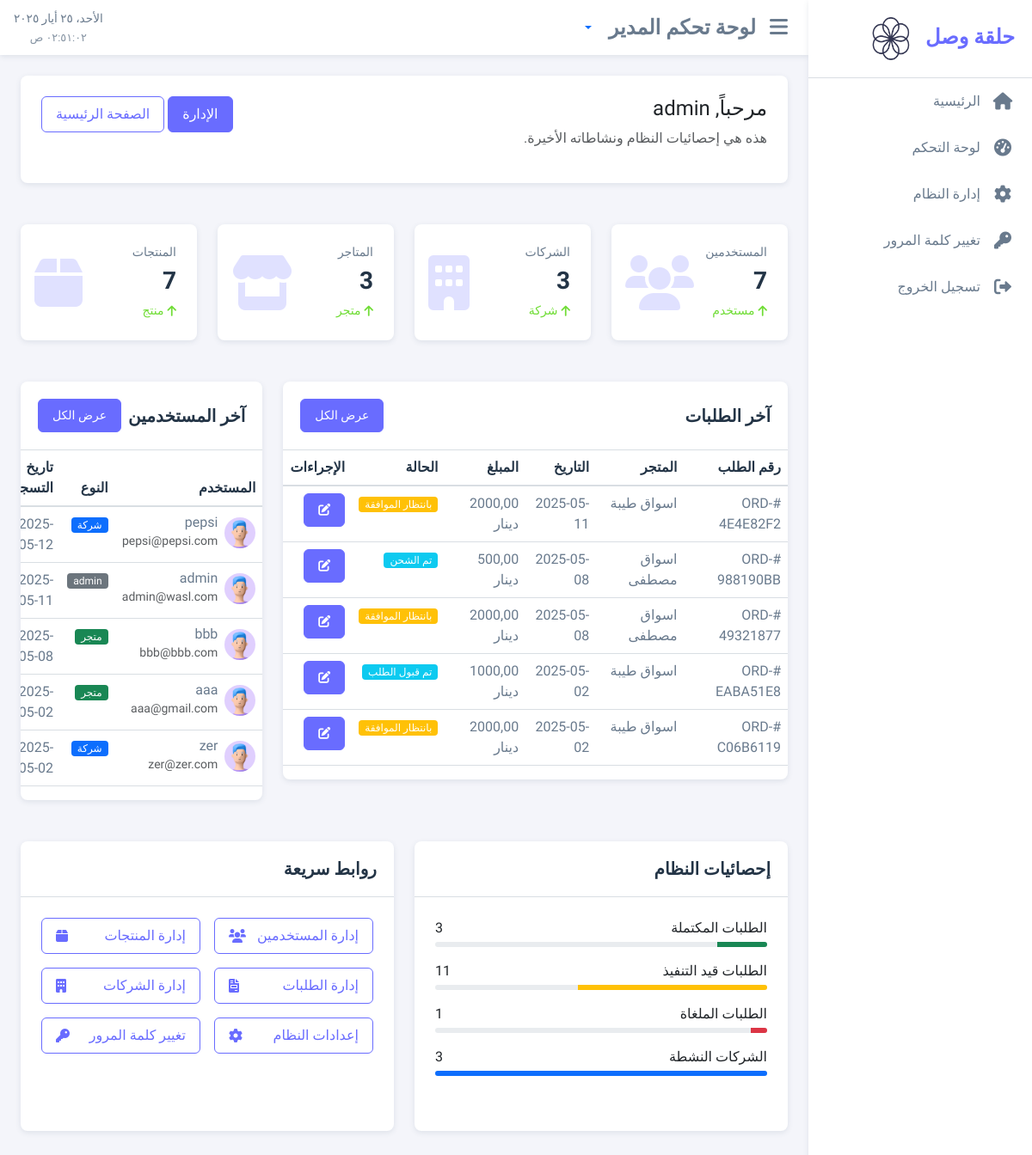
The page /accounts/admin/dashboard/ (signed in) on the database as committed earlier.
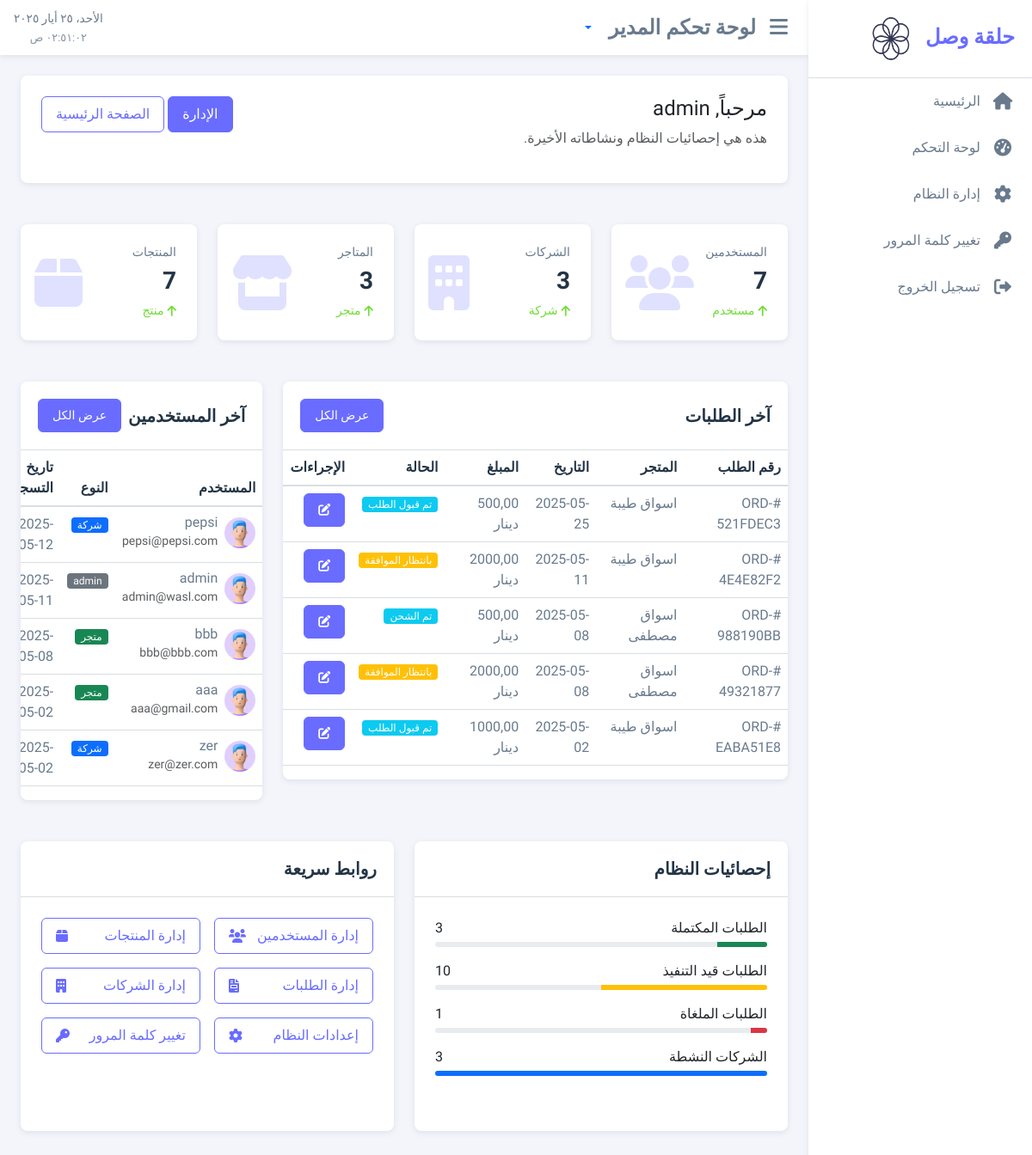
The same page on the database as committed later.
### order_management/models.py (models this page shows, shortened)
class Order(models.Model, BaghdadTimestampMixin):
    STATUS_CHOICES = (
        ('pending', 'بانتظار الموافقة'),
        ('accepted', 'تم قبول الطلب'),
        ('processing', 'قيد التجهيز'),
        ('shipped', 'تم الشحن'),
        ('delivered', 'تم التسليم'),
        ('rejected', 'مرفوض'),
        ('canceled', 'ملغي'),
    )
    customer = models.ForeignKey(Customer, on_delete=models.CASCADE, related_name='orders', verbose_name='المتجر')
    store_name = models.CharField(_('اسم المتجر'), max_length=255)
    store_location = models.CharField(_('موقع المتجر'), max_length=100)
    store_city = models.CharField(_('مدينة المتجر'), max_length=100)
    store_phone = models.CharField(_('هاتف المتجر'), max_length=20)
    order_number = models.CharField(max_length=20, unique=True, verbose_name='رقم الطلب')
    status = models.CharField(max_length=20, choices=STATUS_CHOICES, default='pending', verbose_name='الحالة')
    notes = models.TextField(blank=True, null=True, verbose_name='ملاحظات')
    subtotal = models.DecimalField(max_digits=10, decimal_places=2, verbose_name='المجموع الفرعي')
    tax = models.DecimalField(max_digits=10, decimal_places=2, verbose_name='الضريبة')
    total = models.DecimalField(max_digits=10, decimal_places=2, verbose_name='المجموع النهائي')
    created_at = models.DateTimeField(auto_now_add=True, verbose_name='تاريخ الإنشاء')
    updated_at = models.DateTimeField(auto_now=True, verbose_name='تاريخ التحديث')
    class Meta:
        verbose_name = 'طلب'
        verbose_name_plural = 'الطلبات'
        ordering = ['-created_at']
    def get_status_display(self):
        return dict(self.STATUS_CHOICES).get(self.status, self.status)
    @property
    def status_color(self):
        status_colors = {
            'pending': 'warning',
            'accepted': 'info',
            'processing': 'primary',
            'shipped': 'info',
            'delivered': 'success',
            'rejected': 'danger',
            'cancelled': 'danger'
        }
        return status_colors.get(self.status, 'secondary')

### user_accounts/models.py (models this page shows, shortened)
class Customer(models.Model, BaghdadTimestampMixin):
    user = models.OneToOneField(settings.AUTH_USER_MODEL, on_delete=models.CASCADE, related_name='customer')
    store_name = models.CharField(max_length=100, verbose_name='اسم المتجر')
    phone = models.CharField(max_length=20, verbose_name='رقم الهاتف')
    address = models.TextField(verbose_name='العنوان')
    city = models.CharField(max_length=100, verbose_name='المدينة')
    country = CountryField(verbose_name='البلد')
    location = models.CharField(max_length=255, blank=True, verbose_name='الموقع')
    created_at = models.DateTimeField(auto_now_add=True, verbose_name='تاريخ الإنشاء')
    updated_at = models.DateTimeField(auto_now=True, verbose_name='تاريخ التحديث')
    is_active = models.BooleanField(default=True, verbose_name='نشط')
    class Meta:
        verbose_name = 'متجر'
        verbose_name_plural = 'المتاجر'
        ordering = ['-created_at']

class CustomUser(AbstractUser):
    USER_TYPE_CHOICES = (
        ('admin', _('Admin')),
        ('company', _('Company')),
        ('customer', _('Customer')),
        ('guest', _('Guest')),
    )
    user_type = models.CharField(
        max_length=10,
        choices=USER_TYPE_CHOICES,
        default='guest',
        verbose_name=_('User Type')
    )
    phone_number = models.CharField(max_length=20, blank=True, verbose_name=_('Phone Number'))
    email = models.EmailField(_('Email Address'), unique=True)
    class Meta:
        verbose_name = _('User')
        verbose_name_plural = _('Users')

### user_accounts/views.py (the view)
# urls.py: path('admin/dashboard/', views.admin_dashboard, name='admin_dashboard'),
@login_required
def admin_dashboard(request):
    if not request.user.is_superuser:
        return redirect('home')
    from .models import CustomUser
    total_users = CustomUser.objects.count()
    total_companies = CustomUser.objects.filter(user_type='company').count()
    total_customers = CustomUser.objects.filter(user_type='customer').count()
    recent_users = CustomUser.objects.all().order_by('-date_joined')[:5]
    from product_catalog.models import Product
    total_products = Product.objects.count()
    from order_management.models import Order
    total_orders = Order.objects.count()
    completed_orders = Order.objects.filter(status='delivered').count()
    processing_orders = Order.objects.filter(status__in=['pending', 'processing', 'shipped']).count()
    cancelled_orders = Order.objects.filter(status='cancelled').count()
    recent_orders = Order.objects.all().order_by('-created_at')[:5]
    if total_orders > 0:
        completed_orders_percentage = int((completed_orders / total_orders) * 100)
        processing_orders_percentage = int((processing_orders / total_orders) * 100)
        cancelled_orders_percentage = int((cancelled_orders / total_orders) * 100)
    else:
        completed_orders_percentage = 0
        processing_orders_percentage = 0
        cancelled_orders_percentage = 0
    from company_profiles.models import Company
    active_companies = Company.objects.filter(is_active=True).count()
    if total_companies > 0:
        active_companies_percentage = int((active_companies / total_companies) * 100)
    else:
        active_companies_percentage = 0
    context = {
        'total_users': total_users,
        'total_companies': total_companies,
        'total_customers': total_customers,
        'total_products': total_products,
        'total_orders': total_orders,
        'recent_users': recent_users,
        'recent_orders': recent_orders,
        'completed_orders': completed_orders,
        'processing_orders': processing_orders,
        'cancelled_orders': cancelled_orders,
        'completed_orders_percentage': completed_orders_percentage,
        'processing_orders_percentage': processing_orders_percentage,
        'cancelled_orders_percentage': cancelled_orders_percentage,
        'active_companies': active_companies,
        'active_companies_percentage': active_companies_percentage,
    }
    return render(request, 'user_accounts/admin_dashboard_materio.html', context)

### core/context_processors.py (called while the page is built)
def google_maps_api_key(request):
    current_language = get_language() or settings.LANGUAGE_CODE
    return {
        'GOOGLE_MAPS_API_KEY': settings.GOOGLE_MAPS_API_KEY,
        'MAP_TRANSLATIONS': settings.MAP_TRANSLATIONS.get(current_language, settings.MAP_TRANSLATIONS['ar'])
    }

### templates/user_accounts/admin_dashboard_materio.html (shortened to what the changed rows need)
{% extends 'base_materio.html' %}
{% load static %}
{% load i18n %}
{% block content %}
<div class="row">
    <div class="col-12 mb-4">
        <div class="card">
            <div class="card-body">
                <div class="row">
                    <div class="col-md-6 mb-3 mb-md-0">
                        <h4>{% trans "مرحباً" %}, {{ request.user.username }}</h4>
                        <p class="text-muted">{% trans "هذه هي إحصائيات النظام ونشاطاته الأخيرة." %}</p>
                    </div>
                </div>
            </div>
        </div>
    </div>
</div>
<div class="row">
    <div class="col-md-6 col-lg-3 mb-4">
        <div class="card stats-card">
            <div class="card-body">
                <h2 class="stats-amount">{{ total_users|default:0 }}</h2>
            </div>
        </div>
    </div>
    <div class="col-md-6 col-lg-3 mb-4">
        <div class="card stats-card">
            <div class="card-body">
                <h2 class="stats-amount">{{ total_companies|default:0 }}</h2>
            </div>
        </div>
    </div>
    <div class="col-md-6 col-lg-3 mb-4">
        <div class="card stats-card">
            <div class="card-body">
                <h2 class="stats-amount">{{ total_customers|default:0 }}</h2>
            </div>
        </div>
    </div>
    <div class="col-md-6 col-lg-3 mb-4">
        <div class="card stats-card">
            <div class="card-body">
                <h2 class="stats-amount">{{ total_products|default:0 }}</h2>
            </div>
        </div>
    </div>
</div>
<div class="row">
    <div class="col-12 col-xl-8 mb-4">
        <div class="card">
            <div class="table-responsive">
                <table class="table table-hover">
                    <thead>
                        <tr>
                            <th>{% trans "رقم الطلب" %}</th>
                            <th>{% trans "المتجر" %}</th>
                            <th>{% trans "التاريخ" %}</th>
                            <th>{% trans "المبلغ" %}</th>
                            <th>{% trans "الحالة" %}</th>
                            <th>{% trans "الإجراءات" %}</th>
                        </tr>
                    </thead>
                    <tbody>
                        {% for order in recent_orders %}
                        <tr>
                            <td>#{{ order.order_number }}</td>
                            <td>{{ order.customer.store_name }}</td>
                            <td>{{ order.created_at|date:"Y-m-d" }}</td>
                            <td>{{ order.total }} {% trans "دينار" %}</td>
                            <td>
                                <span class="badge bg-{{ order.status_color }}">
                                    {{ order.get_status_display }}
                                </span>
                            </td>
                            <td>
                                <a href="{% url 'order_management:order_update' order.id %}" class="btn btn-sm btn-primary">
                                    <i class="fas fa-edit"></i>
                                </a>
                            </td>
                        </tr>
                        {% empty %}
                        <tr>
                            <td colspan="6" class="text-center">{% trans "لا توجد طلبات حتى الآن" %}</td>
                        </tr>
                        {% endfor %}
                    </tbody>
                </table>
            </div>
        </div>
    </div>
    <div class="col-12 col-xl-4 mb-4">
        <div class="card">
            <div class="table-responsive">
                <table class="table table-hover">
                    <thead>
                        <tr>
                            <th>{% trans "المستخدم" %}</th>
                            <th>{% trans "النوع" %}</th>
                            <th>{% trans "تاريخ التسجيل" %}</th>
                        </tr>
                    </thead>
                    <tbody>
                        {% for user in recent_users %}
                        <tr>
                            <td>
                                <div class="d-flex align-items-center">
                                    <img src="{% static 'images/default-avatar.png' %}" class="rounded-circle me-2" width="36" height="36" alt="{{ user.username }}">
                                    <div>
                                        <h6 class="mb-0">{{ user.username }}</h6>
                                        <small class="text-muted">{{ user.email }}</small>
                                    </div>
                                </div>
                            </td>
                            <td>
                                {% if user.user_type == 'company' %}
                                <span class="badge bg-primary">{% trans "شركة" %}</span>
                                {% elif user.user_type == 'customer' %}
                                <span class="badge bg-success">{% trans "متجر" %}</span>
                                {% else %}
                                <span class="badge bg-secondary">{{ user.user_type }}</span>
                                {% endif %}
                            </td>
                            <td>{{ user.date_joined|date:"Y-m-d" }}</td>
                        </tr>
                        {% empty %}
                        <tr>
                            <td colspan="3" class="text-center">{% trans "لا يوجد مستخدمين حتى الآن" %}</td>
                        </tr>
                        {% endfor %}
                    </tbody>
                </table>
            </div>
        </div>
    </div>
</div>
<div class="row">
    <div class="col-md-6 mb-4">
        <div class="card h-100">
            <div class="card-body">
                <div class="mb-3">
                    <div class="d-flex justify-content-between mb-1">
                        <span>{% trans "الطلبات قيد التنفيذ" %}</span>
                        <span>{{ processing_orders|default:0 }}</span>
                    </div>
                    <div class="progress" style="height: 6px;">
                        <div class="progress-bar bg-warning" style="width: {{ processing_orders_percentage|default:0 }}%"></div>
                    </div>
                </div>
            </div>
        </div>
    </div>
</div>
{% endblock %}

Rows that differ between the two databases and show on the page:
no longer on this page (row edited): Order: order_number "ORD-C06B6119", customer.store_name "اسواق طيبة", created_at "2025-05-02", total "2000,00", status "بانتظار الموافقة"
added Order: order_number "ORD-521FDEC3", customer.store_name "اسواق طيبة", created_at "2025-05-25", total "500,00", status "تم قبول الطلب"
Other text that changed with them:
{{ processing_orders|default:0 }}: "11" → "10"
{{ processing_orders_percentage|default:0 }}: 57 → 50 (drawn)
